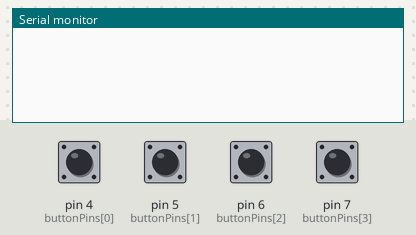
The sketch below on a simulated Arduino Uno, built with avr-gcc and run on an emulated ATmega328P. Parts: the last lines printed to the serial monitor. The test bench sets the inputs (shaded band); at power-on: pin 4 (buttonPins[0]), pin 5 (buttonPins[1]), pin 6 (buttonPins[2]), pin 7 (buttonPins[3]) HIGH.

Above: at 1.2 s.
1.3 s: pin 4 (buttonPins[0]) pulled LOW for 0.15 s
At 2.2 s:
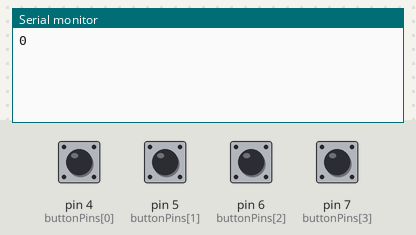
2.9 s: pin 5 (buttonPins[1]) pulled LOW for 0.15 s
At 3.5 s:
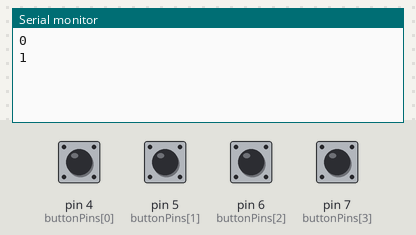
4.5 s: pin 6 (buttonPins[2]) pulled LOW for 0.15 s
At 5.7 s:
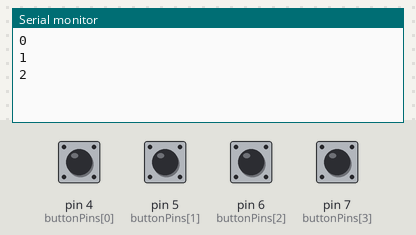
6.1 s: pin 7 (buttonPins[3]) pulled LOW for 0.15 s
At 7.1 s:
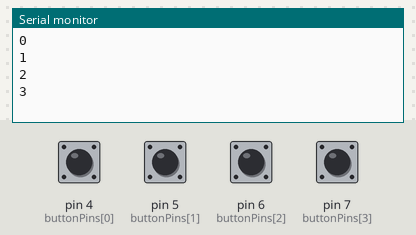
Timing chart, 0 to 8.7 s (numbered marks = the images above; inputs shaded):
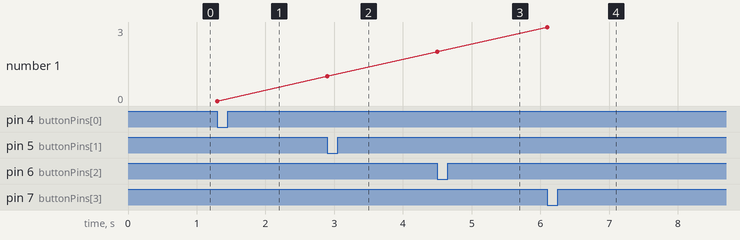

Measured:
- after the input at 1.3 s, the serial monitor: prints a new line at once (image 1)
- after the input at 2.9 s, the serial monitor: prints a new line at once (image 2)
- after the input at 4.5 s, the serial monitor: prints a new line at once (image 3)
- after the input at 6.1 s, the serial monitor: prints a new line at once (image 4)
- plotted number 1: 0 → 1 after the input at 2.9 s, 1 → 2 after the input at 4.5 s, 2 → 3 after the input at 6.1 s

The sketch:

kyblicky-arduino.ino
```cpp
#define NUM_BUTTONS 4
#define DEBOUNCE 90

const int buttonPins[NUM_BUTTONS] = {4, 5, 6, 7};


unsigned long buttonTimes[NUM_BUTTONS] = {0};

void setup() {
  // put your setup code here, to run once:
  Serial.begin(9600);

  for (int i = 0; i < NUM_BUTTONS; i++) {
    pinMode(buttonPins[i], INPUT_PULLUP);
  }
}

void loop() {
  // Read the state of each button
  for (int i = 0; i < NUM_BUTTONS; i++) {
    int state = digitalRead(buttonPins[i]);
    if (state == LOW) {
      if (buttonTimes[i] == 0) {
        //Serial.print("================================");
        Serial.println(i);
        buttonTimes[i] = millis();
      }
    } else {
      if (buttonTimes[i] != 0 && buttonTimes[i] + DEBOUNCE < millis()) {
        buttonTimes[i] = 0;
        //Serial.print("clear ");
        //Serial.println(i);
      }
    }


  }

  /*
    for (int i = 0; i < NUM_BUTTONS; i++) {
      Serial.print(i);
      Serial.print(" ");
      Serial.print(buttonTimes[i]);
      Serial.print("\t");

    }
    Serial.println();
  */
}
```
